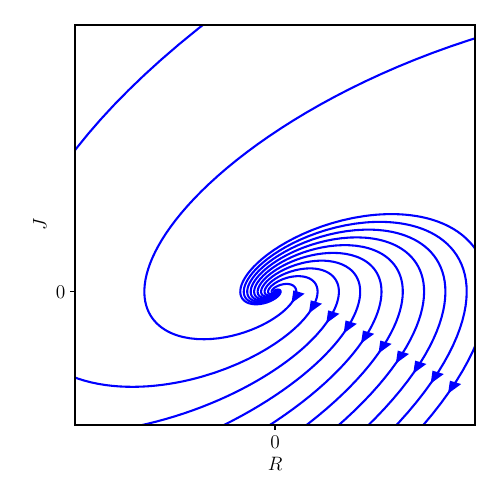

Python code for this plot:
#!/usr/bin/python3

import math
import numpy as np
import matplotlib.pyplot as plt

plt.rcParams['text.usetex'] = True
plt.rcParams.update({'font.size': 14})

R0_vec=np.linspace(0.0001,0.001,10);
R0_vec=R0_vec[::-1];
J0_vec=np.zeros(len(R0_vec));

tf = 50;
tM = 1000;
t = np.linspace(0,tf,tM);
R = np.zeros(tM);
J = np.zeros(tM);

Lx = 5;# in
Ly = 5;# in
plt.figure(figsize=[Lx, Ly])
ax = plt.axes([0.15, 0.15, 0.8, 0.8], xlim=(-50, 50), ylim=[-50, 100])
plt.xlabel("$R$")
plt.ylabel("$J$")
lines = [];

A = np.array([[1, 1], [0.5+(math.sqrt(3)/2)*1j, 0.5-+(math.sqrt(3)/2)*1j]])

for p in range(len(R0_vec)):
    R0 = R0_vec[p];
    J0 = J0_vec[p];

    B = np.array([R0, J0])
    c = np.linalg.solve(A, B)

    R=c[0]*np.exp((0.5+(math.sqrt(3)/2)*1j)*t)+c[1]*np.exp((0.5-(math.sqrt(3)/2)*1j)*t);
    J=c[0]*np.exp((0.5+(math.sqrt(3)/2)*1j)*t)*(0.5+(math.sqrt(3)/2)*1j)+c[1]*np.exp((0.5-(math.sqrt(3)/2)*1j)*t)*(0.5-(math.sqrt(3)/2)*1j);
    R = np.real(R);
    J = np.real(J);

    lines += plt.plot(R,J,'b');
    i=445;
    s=1;
    plt.arrow(R[i], J[i], R[i+s]-R[i], J[i+s]-J[i], shape='full', color='b', lw=1, length_includes_head=True, head_width=2.5)

# R_target=20;
# i=np.argmax(R>R_target);
# s=1;
# plt.arrow(R[i], J[i], R[i+s]-R[i], J[i+s]-J[i], shape='full', color='b', lw=1, length_includes_head=True, head_width=2.5)
# plt.scatter(0, 0, s=80, facecolor='none', edgecolors='k')
plt.xticks([0],labels=['$0$'])
plt.yticks([0],labels=['$0$'])
plt.savefig('HW6_i_plot.pdf');
plt.show()
